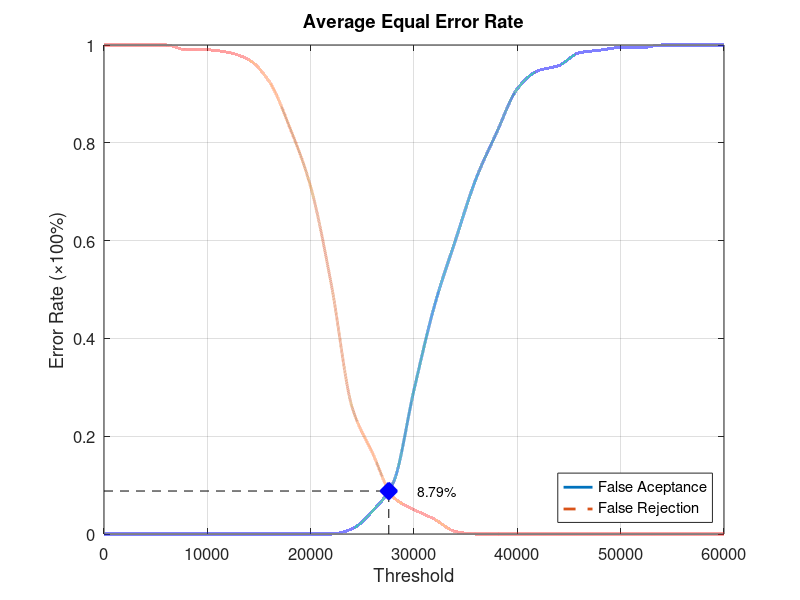
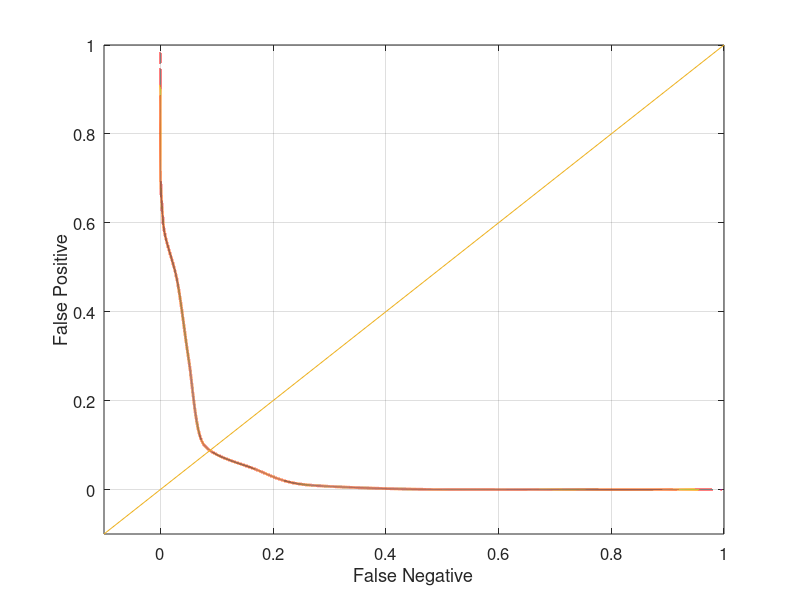

Here is the MATLAB script that generated these plots, in order:
function yEER = Database4_3
close all;
clear;
clc;
x = 0:2000:60000;
xq = 0:0.5:60000;

y0 = [0 0 0 0 0 0 0 0 0 0 0 0 0.0105263 0.0473684 0.105263 0.294737 0.468421 0.6 0.726316 0.821053 0.910526 0.947368 0.957895 0.984211 0.989474 0.994737 0.994737 1 1 1 1];
yy0 = interp1(x, y0, xq, 'pchip');
y1 = [1 1 1 1 0.99 0.99 0.985 0.97 0.925 0.83 0.71 0.51 0.26 0.165 0.075 0.05 0.03 0.005 0 0 0 0 0 0 0 0 0 0 0 0 0];
yy1 = interp1(x, y1, xq, 'pchip');

% Calculating EER: 
y2 = abs(y0 - y1);
find(y2 == min(y2))
yy2 = abs(yy0 - yy1);
xEER = find(yy2 == min(yy2));
xEERIndex = xq(xEER) % X-axis EER
yEER = yy0(xEER) % Y-axis EER

main = figure
plot(xq, yy0,'-','LineWidth', 2);	hold on
plot(xq, yy1,'--','LineWidth', 2);	hold on
plot([xEERIndex xEERIndex], [0 yEER], 'k--');	hold on
plot([0 xEERIndex], [yEER yEER], 'k--');	hold on
plot(xEERIndex, yEER, 'bx', 'LineWidth', 10);	hold on
text(xEERIndex + 10 * xEERIndex / 100, yEER, [num2str(round((10000 * yEER)) / 100) '%'])
legend('False Aceptance', 'False Rejection', 'Location', 'SouthEast')
xlabel('Threshold')
ylabel('Error Rate (\times100%)')
title('Average Equal Error Rate')
set(gca, 'FontSize', 12)
axis([0 60000 0 1])
grid on

print(main, 'Database4_3Main', '-dpng');
FNRxFPR = figure('Color', [1 1 1]);
plot(yy1, yy0, '-', yy1, yy0, 'LineWidth', 2);
hold on
y = -0.1:0.1:1
plot(y, y); 
set(gca, 'FontSize', 12)
xlabel('False Negative')
ylabel('False Positive')
axis([-0.1 1 -0.1 1])
set(gca, 'FontSize', 12)
grid on

print(FNRxFPR, 'Database4_3FNRxFPR','-dpng');
end
